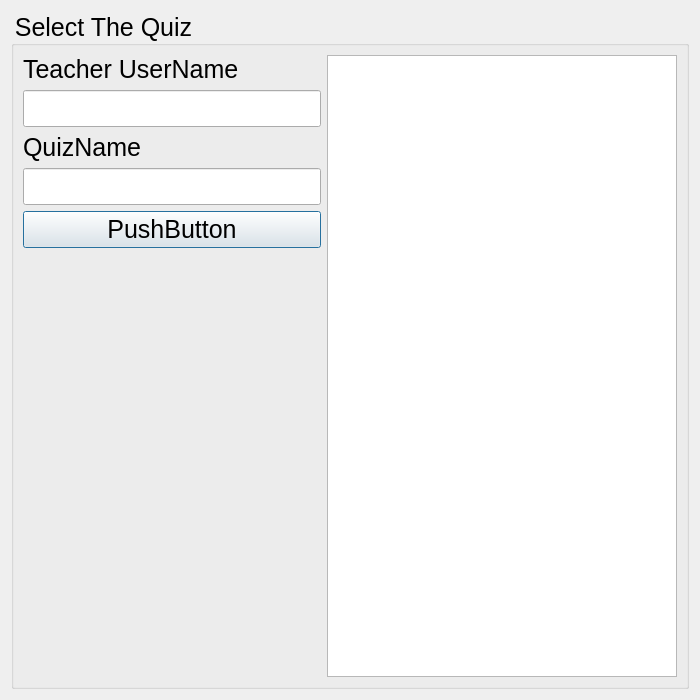
<?xml version="1.0" encoding="UTF-8"?>
<ui version="4.0">
 <class>testSelector</class>
 <widget class="QDialog" name="testSelector">
  <property name="geometry">
   <rect>
    <x>0</x>
    <y>0</y>
    <width>700</width>
    <height>700</height>
   </rect>
  </property>
  <property name="minimumSize">
   <size>
    <width>700</width>
    <height>700</height>
   </size>
  </property>
  <property name="windowTitle">
   <string>Dialog</string>
  </property>
  <layout class="QVBoxLayout" name="verticalLayout_2">
   <item>
    <widget class="QGroupBox" name="groupBox">
     <property name="minimumSize">
      <size>
       <width>0</width>
       <height>0</height>
      </size>
     </property>
     <property name="styleSheet">
      <string notr="true">*
{
font:25px;
}</string>
     </property>
     <property name="title">
      <string>Select The Quiz</string>
     </property>
     <layout class="QHBoxLayout" name="horizontalLayout_2">
      <item>
       <layout class="QHBoxLayout" name="horizontalLayout">
        <item>
         <layout class="QVBoxLayout" name="verticalLayout">
          <item>
           <widget class="QLabel" name="label_2">
            <property name="text">
             <string>Teacher UserName</string>
            </property>
           </widget>
          </item>
          <item>
           <widget class="QLineEdit" name="lineEdit_2">
            <property name="maximumSize">
             <size>
              <width>600</width>
              <height>800</height>
             </size>
            </property>
           </widget>
          </item>
          <item>
           <widget class="QLabel" name="label">
            <property name="text">
             <string>QuizName</string>
            </property>
           </widget>
          </item>
          <item>
           <widget class="QLineEdit" name="quizNamelineEdit"/>
          </item>
          <item>
           <widget class="QPushButton" name="pushButton">
            <property name="text">
             <string>PushButton</string>
            </property>
           </widget>
          </item>
          <item>
           <spacer name="verticalSpacer">
            <property name="orientation">
             <enum>Qt::Vertical</enum>
            </property>
            <property name="sizeHint" stdset="0">
             <size>
              <width>20</width>
              <height>40</height>
             </size>
            </property>
           </spacer>
          </item>
          <item>
           <spacer name="verticalSpacer_2">
            <property name="orientation">
             <enum>Qt::Vertical</enum>
            </property>
            <property name="sizeHint" stdset="0">
             <size>
              <width>20</width>
              <height>40</height>
             </size>
            </property>
           </spacer>
          </item>
         </layout>
        </item>
        <item>
         <widget class="QTableView" name="tableView">
          <property name="minimumSize">
           <size>
            <width>350</width>
            <height>600</height>
           </size>
          </property>
          <property name="baseSize">
           <size>
            <width>800</width>
            <height>600</height>
           </size>
          </property>
         </widget>
        </item>
       </layout>
      </item>
     </layout>
    </widget>
   </item>
  </layout>
 </widget>
 <resources/>
 <connections/>
</ui>
